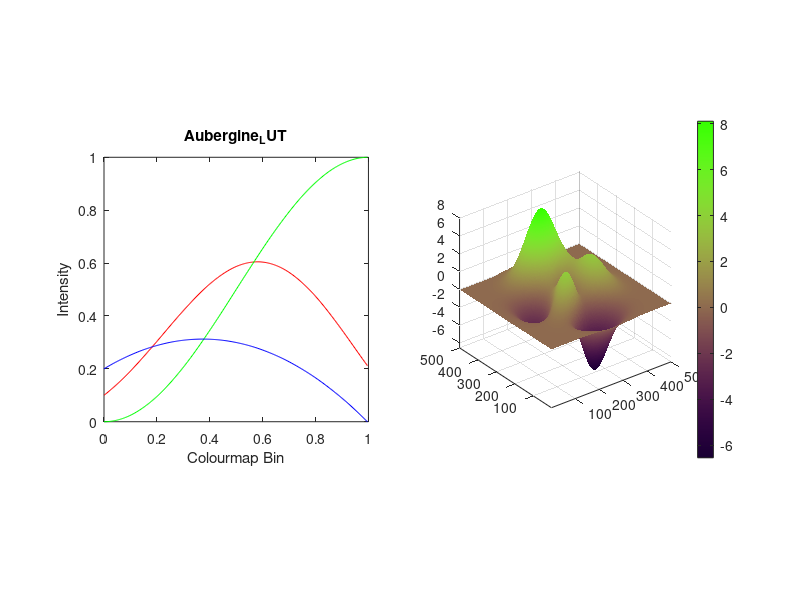

Write MATLAB code to recreate this figure.
filename = 'Aubergine_LUT';

%% Colourmap specifications:
   Fs = 256;                   % total samples (colormap bins)
   dt = 1/Fs;                   % bin-width
   t = (0:dt:1-dt)';     % array of samples
   
%% Create channels:
   Fc = 0.5;                     % frequency, set to half a period
 
   r = 0.5 * (sin(2*pi*(Fc * 1.2) *t) + 1);
   g = 0.5 * (-cos(2*pi*Fc*t) + 1);
   b = linspace(1,0,Fs)';

% generate a brightness gradient
BrightnessMin=0.2;
BrightnessMax=1;
gs_mask = linspace(BrightnessMin,BrightnessMax,Fs)';

r = r .* gs_mask;
% g = g .* gs_mask;
b = b .* gs_mask;

   
   % Plot the channels
   figure('Position',[100 100 1200 400]);
   subplot(1,2,1)
   plot(t,r,'r');
   hold on
   plot(t,g,'g');
   xlabel('Colourmap Bin');
   ylabel('Intensity');
   title(filename);
   zoom xon;
   plot(t,b,'b');
   axis square
   
   cmap = horzcat(r,g,b);
   
   subplot(1,2,2)
    surf(peaks(500), 'EdgeColor', 'none')
    colormap(cmap);
    axis square tight
    colorbar
     axis square
     saveas(gcf,[filename,'.png'])
     
% convert to 8-bit RGB values (n.b. check LUT_bins matches your intent!
% i.e. set to 256 for 8-bit indexed images)
CustomColorMap_8bit = floor(cmap * 255);
csvwrite([filename,'.csv'],CustomColorMap_8bit);